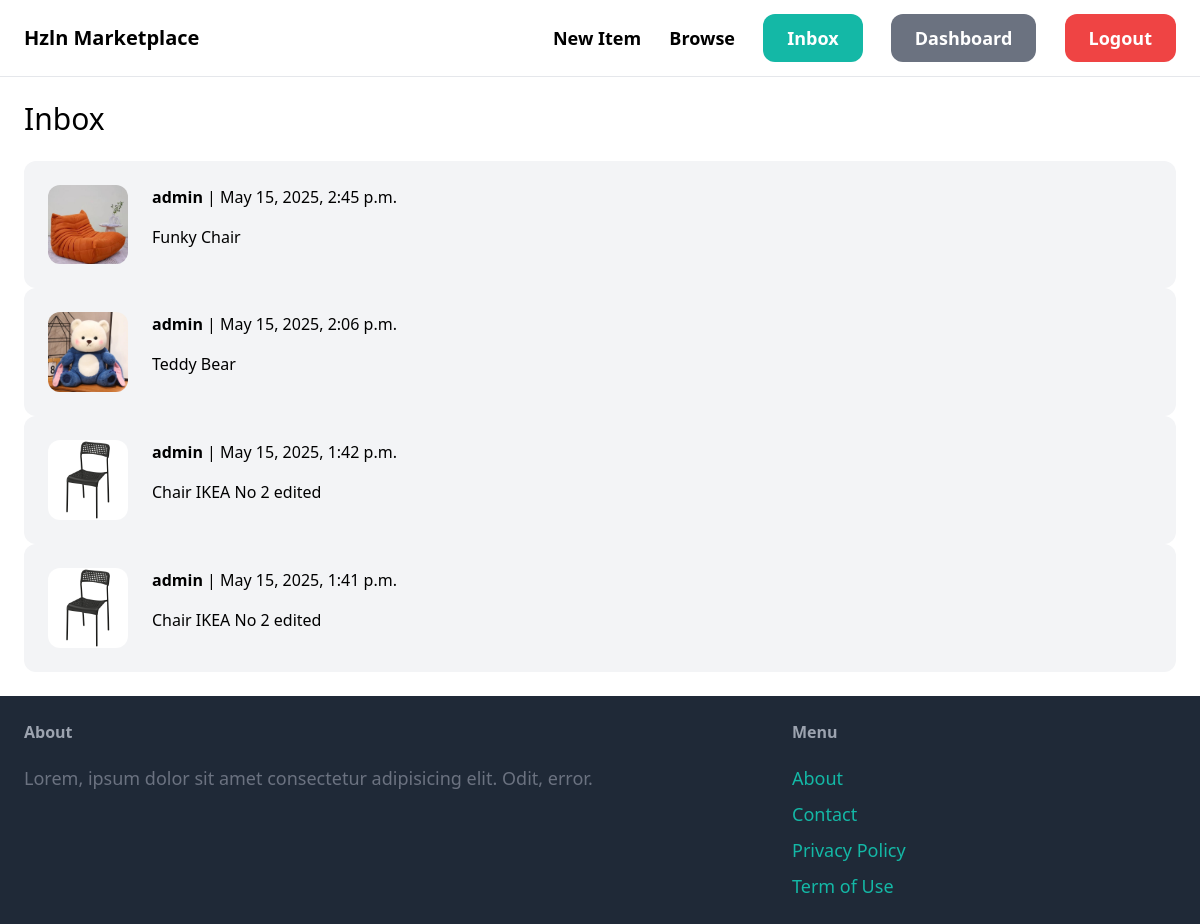
Screenshot of /inbox/ (signed in) with the database file from the repository.
### conversation/models.py (models this page shows)
class Conversation(models.Model):
    item = models.ForeignKey(Item, related_name='conversations', on_delete=models.CASCADE)
    members = models.ManyToManyField(User, related_name='conversations', )
    created_at = models.DateTimeField(auto_now_add=True)
    modified_at = models.DateTimeField(auto_now=True)
    class Meta:
        ordering = ('-modified_at', )

### item/models.py (models this page shows, shortened)
class Item(models.Model):
    category = models.ForeignKey(Category, related_name='items', on_delete=models.CASCADE)
    name = models.CharField(max_length=255)
    description = models.TextField(blank=True, null=True)
    price = models.FloatField()
    image = models.ImageField(upload_to='items_images', blank=True, null=True)
    is_sold = models.BooleanField(default=False)
    created_by = models.ForeignKey(User, related_name='items', on_delete=models.CASCADE)
    created_at = models.DateTimeField(auto_now_add=True)

### conversation/views.py (the view)
# urls.py: path('', views.inbox, name='inbox'),
@login_required
def inbox(request):
    conversations = Conversation.objects.filter(members__in=[request.user.id])
    return render(request, 'conversation/inbox.html', {
        'conversations': conversations
    })

### conversation/templates/conversation/inbox.html (shortened to what this page needs)
{% extends 'core/base.html' %}
{% block content %}
<h1 class="mb-6 text-3xl">Inbox</h1>
<div class="space-y-6">
    {% for conversation in conversations %}
    <a href="{% url 'conversation:detail' conversation.id %}">
        <div class="p-6 flex bg-gray-100 rounded-xl">
            <div class="pr-6">
                <img src="{{ conversation.item.image.url }}" alt="" srcset="" class="w-20 rounded-xl">
            </div>
            <div>
                {% for member in conversation.members.all %}
                {% if member != request.user %}
                <p class="mb-4">
                    <strong>{{ member.username }}</strong> | {{ conversation.modified_at }}
                </p>
                <p class="">
                    {{ conversation.item.name }}
                </p>
                {% endif %}
                {% endfor %}
            </div>
        </div>
    </a>
    {% endfor %}
</div>
{% endblock %}

### rows the page displays
Conversation: item.image (picture), modified_at "May 15, 2025, 2:45 p.m.", item.name "Funky Chair"
Conversation: item.image (picture), modified_at "May 15, 2025, 2:06 p.m.", item.name "Teddy Bear"
Conversation: item.image (picture), modified_at "May 15, 2025, 1:42 p.m.", item.name "Chair IKEA No 2 edited"
Conversation: item.image (picture), modified_at "May 15, 2025, 1:41 p.m.", item.name "Chair IKEA No 2 edited"

### other values shown
{{ member.username }} "admin"
